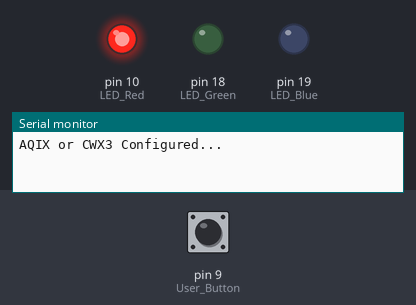
The sketch below on a simulated Arduino Uno, built with avr-gcc and run on an emulated ATmega328P. On the bench: output pins drawn as LEDs (lit = HIGH), the last lines printed to the serial monitor. Dashed ring = blinking. The inputs (shaded band) are chosen by the test bench; at power-on: pin 9 (User_Button) HIGH.

Above: at 1.4 s.
1.5 s: pin 9 (User_Button) pulled LOW for 1.4 s
At 2.4 s:
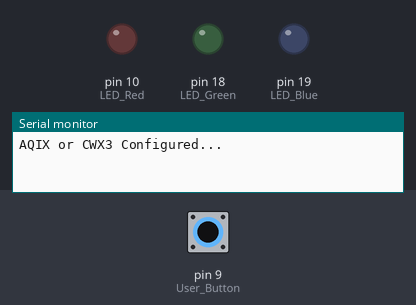
At 2.9 s:
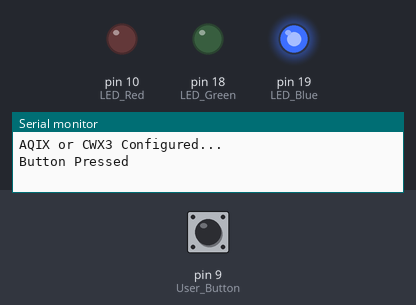
5.0 s: pin 9 (User_Button) pulled LOW for 3.2 s
At 6.5 s:
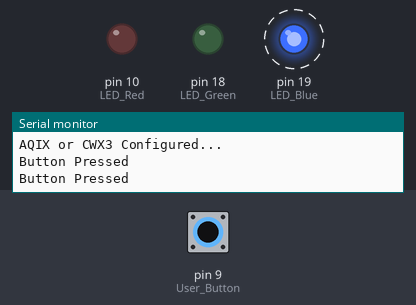
Timing chart, 0 to 15.7 s (numbered marks = the images above; inputs shaded):
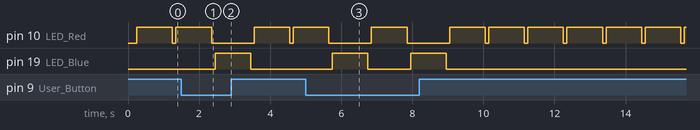

Measured:
- after the input at 1.5 s, pin 19 (LED_Blue): LOW → HIGH after 0.95 s, → LOW 1.0 s later
- after the input at 5.0 s, pin 19 (LED_Blue): alternates HIGH for 1.0 s and LOW for 1.2 s, 4 changes in all, then stays LOW, starting after 0.75 s

The sketch:

CWX-3_Test_Code_User_Button.ino
```cpp
/*
  Dave Williams, DitroniX 2019-2025 (ditronix.net)
  AQIX and CWX-3 Compact Weather Station ESP32-C3 Series Board
  Features include ESP32-C3, CR123A, BME280, SFH2440 Light Sensor, SCD40, USB D1 Flashing Compatible, Battery Sensor

  PCA 1.2409.101 - Compact Weather Station - Basic Bring Up Test Code - 28th Sepember 2024

  Simplified Board Bring Up and Test GPIO User Button

  Remember!
  - Set the BOARD to Use ESP32C3 Dev Module (or similar).
  - You can also set the BAUD rate up to 921600 to speed up flashing.
  - The SDK does NOT need external power to flash.  It will take Power from the USB 5V.
  - The Serial Monitor is configured for BAUD 115200

  The purpose of this test code is to cycle through the various main functions of the board as part of bring up testing.
  .
  This test code is OPEN SOURCE and formatted for easier viewing.  Although is is not intended for real world use, it may be freely used, or modified as needed.
  It is distributed on an "AS IS" BASIS, WITHOUT WARRANTIES OR CONDITIONS OF ANY KIND, either express or implied.

  Further information, details and examples can be found on our website or github.com/DitroniX
*/

// ****************  VARIABLES / DEFINES / STATIC / STRUCTURES / CONSTANTS ****************

// **************** INPUTS ****************
#define User_Button 9  // GPIO 9

// **************** OUTPUTS ****************
#define LED_Red 10    // Red LED
#define LED_Green 18  // Gren LED
#define LED_Blue 19   // Blue LED

// **************** SETUP ****************
void setup() {

  // Stabalise
  delay(250);

  // Initialise UART
  Serial.begin(115200, SERIAL_8N1);  // 115200
  while (!Serial)
    ;
  Serial.println("");

  //  Configures the specified LED GPIO as outputs
  pinMode(LED_Red, OUTPUT);
  pinMode(LED_Green, OUTPUT);
  pinMode(LED_Blue, OUTPUT);

  // LEDs Default Off State
  digitalWrite(LED_Red, LOW);
  digitalWrite(LED_Green, LOW);
  digitalWrite(LED_Blue, LOW);

  // Configure GPIO Inputs

  pinMode(User_Button, INPUT_PULLUP);

  Serial.println("AQIX or CWX3 Configured...");
}

// **************** LOOP ****************
void loop() {

  // Heatbeat Red
  digitalWrite(LED_Red, HIGH);
  delay(1000);
  digitalWrite(LED_Red, LOW);
  delay(100);

  // Check for Button Press
  if (digitalRead(User_Button) == LOW) {

    Serial.println("Button Pressed");

    // Blue
    digitalWrite(LED_Blue, HIGH);
    delay(1000);
    digitalWrite(LED_Blue, LOW);
    delay(100);
  }
}
```
